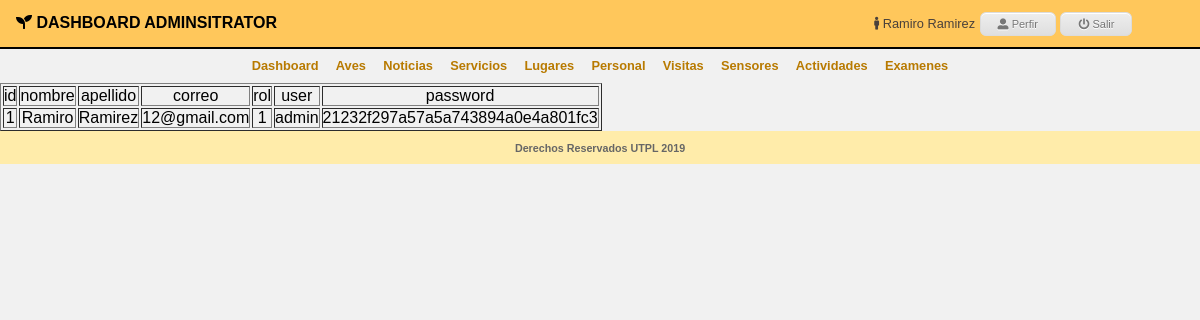
/administrator/adm_services/index.php (signed in), run on the app's committed database.
### tables this page shows
CREATE TABLE `usuarios` (
  `id` int(11) NOT NULL,
  `nombre` varchar(100) NOT NULL,
  `apellido` varchar(100) NOT NULL,
  `correo` varchar(50) NOT NULL,
  `rol` int(11) NOT NULL,
  `user` varchar(50) NOT NULL,
  `password` varchar(100) NOT NULL
);

### dll/class_mysqli.php (the view, shortened to what this page needs)
<?php
class clase_mysqli{
	var $BaseDatos;
	var $Servidor;
	var $Usuario;
	var $Clave;
	var $Conexion_ID=0;
	var $Consulta_ID=0;
	function clase_mysqli($host="", $user="", $pass="", $db=""){
		$this->BaseDatos=$db;
		$this->Servidor=$host;
		$this->Usuario=$user;
		$this->Clave=$pass;
	}
	function conectar($host, $user, $pass, $db){
		if($db != "")$this->BaseDatos=$db;
		if($host != "")$this->Servidor=$host;
		if($user != "")$this->Usuario=$user;
		if($pass != "")$this->Clave=$pass;
		$this->Conexion_ID=new mysqli($this->Servidor, $this->Usuario, $this->Clave, $this->BaseDatos);
		return$this->Conexion_ID;
	}
	function consulta($sql=""){
		$this->Consulta_ID=mysqli_query($this->Conexion_ID,$sql);
		return $this->Consulta_ID;
	}
	function numcampos(){
		return mysqli_num_fields($this->Consulta_ID);
	}
	function verconsulta(){
		echo "<table border=1>";
		echo "<tr>";
		for ($i=0; $i < $this->numcampos() ; $i++) {
			echo  "<td>".mysqli_fetch_field_direct($this->Consulta_ID, $i)->name."</td>";
		}
		echo "</tr>";
		while ($row=mysqli_fetch_array($this->Consulta_ID)) {
			echo "<tr>";
			for ($i=0; $i < $this->numcampos(); $i++) {
				echo "<td>".utf8_encode($row[$i])."</td>";
			}
			echo "</tr>";
		}
		echo "</table>";
	}
}
?>

### administrator/css/style.css (style rules this page uses)
* { padding: 0; margin: 0; }
html, body { background: #f1f1f1; height: 100%; font-family: arial; }

### administrator/adm_birds/adm_birds_css/estilos.css (style rules this page uses)
* { padding: 0; margin: 0; }

### data on the page
usuarios: id "1", nombre "Ramiro", apellido "Ramirez", correo "12@gmail.com", rol "1", user "admin", password "21232f297a57a5a743894a0e4a801fc3"

### other printed values
utf8_encode($_SESSION['nombre']) "Ramiro Ramirez"
mysqli_fetch_field_direct($this->Consulta_ID, $i)->name "id"
mysqli_fetch_field_direct($this->Consulta_ID, $i)->name "nombre"
mysqli_fetch_field_direct($this->Consulta_ID, $i)->name "apellido"
mysqli_fetch_field_direct($this->Consulta_ID, $i)->name "correo"
mysqli_fetch_field_direct($this->Consulta_ID, $i)->name "rol"
mysqli_fetch_field_direct($this->Consulta_ID, $i)->name "user"
mysqli_fetch_field_direct($this->Consulta_ID, $i)->name "password"
